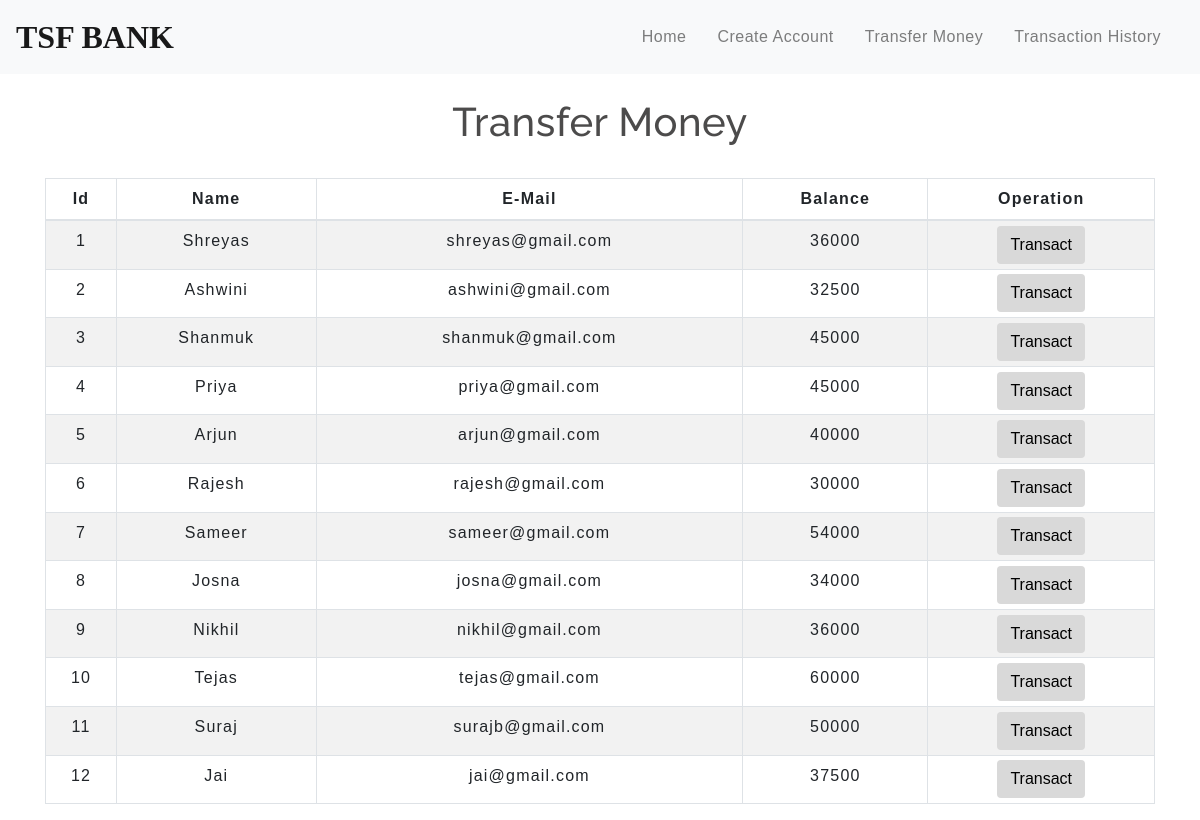
The app's page /transfermoney.php with its own data.
### tables this page shows
CREATE TABLE `users` (
  `id` int(3) NOT NULL,
  `name` text NOT NULL,
  `email` varchar(30) NOT NULL,
  `balance` int(8) NOT NULL
);

### transfermoney.php (the view, shortened to what this page needs)
<!DOCTYPE html>
<html lang="en">
<head>
    <link rel="stylesheet" href="https://maxcdn.bootstrapcdn.com/bootstrap/4.0.0/css/bootstrap.min.css">
    <link rel="stylesheet" type="text/css" href="css/table.css">
    <link rel="stylesheet" type="text/css" href="css/navbar.css">
</head>
<body>
<?php
    include 'config.php';
    $sql = "SELECT * FROM users";
    $result = mysqli_query($conn,$sql);
?>
<?php
  include 'navbar.php';
?>
<div class="container">
        <h2 class="text-center pt-4">Transfer Money</h2>
        <br>
            <div class="row">
                <div class="col">
                    <div class="table-responsive-sm">
                    <table class="table table-hover table-sm table-striped table-condensed table-bordered">
                        <thead>
                            <tr>
                            <th scope="col" class="text-center py-2">Id</th>
                            <th scope="col" class="text-center py-2">Name</th>
                            <th scope="col" class="text-center py-2">E-Mail</th>
                            <th scope="col" class="text-center py-2">Balance</th>
                            <th scope="col" class="text-center py-2">Operation</th>
                            </tr>
                        </thead>
                        <tbody>
                <?php
                    while($rows=mysqli_fetch_assoc($result)){
                ?>
                    <tr>
                        <td class="py-2"><?php echo $rows['id'] ?></td>
                        <td class="py-2"><?php echo $rows['name']?></td>
                        <td class="py-2"><?php echo $rows['email']?></td>
                        <td class="py-2"><?php echo $rows['balance']?></td>
                        <td><a href="selecteduserdetail.php?id= <?php echo $rows['id'] ;?>"> <button type="button" class="btn">Transact</button></a></td>
                    </tr>
                <?php
                    }
                ?>
                        </tbody>
                    </table>
                    </div>
                </div>
            </div>
         </div>
</body>
</html>

### css/table.css (style rules this page uses)
* { padding: 0; margin: 0; box-sizing: border-box; font-family: sans-serif; }
h2 { font-size: 40px; }
table { letter-spacing: 1.2px; }
td { text-align: center; }
button { border:none; background: #d9d9d9; transition: 1s; }

### css/navbar.css (style rules this page uses)
h2 { color: #4C4B4B; letter-spacing: 0.5px; font-family: raleway; }

### transfermoney.php (style rules this page uses)
button { transition: 1.5s; }

### records on screen
users: id "1", name "Shreyas", email "shreyas@gmail.com", balance "36000"
users: id "2", name "Ashwini", email "ashwini@gmail.com", balance "32500"
users: id "3", name "Shanmuk", email "shanmuk@gmail.com", balance "45000"
users: id "4", name "Priya", email "priya@gmail.com", balance "45000"
users: id "5", name "Arjun", email "arjun@gmail.com", balance "40000"
users: id "6", name "Rajesh", email "rajesh@gmail.com", balance "30000"
users: id "7", name "Sameer", email "sameer@gmail.com", balance "54000"
users: id "8", name "Josna", email "josna@gmail.com", balance "34000"
users: id "9", name "Nikhil", email "nikhil@gmail.com", balance "36000"
users: id "10", name "Tejas", email "tejas@gmail.com", balance "60000"
users: id "11", name "Suraj", email "surajb@gmail.com", balance "50000"
users: id "12", name "Jai", email "jai@gmail.com", balance "37500"
